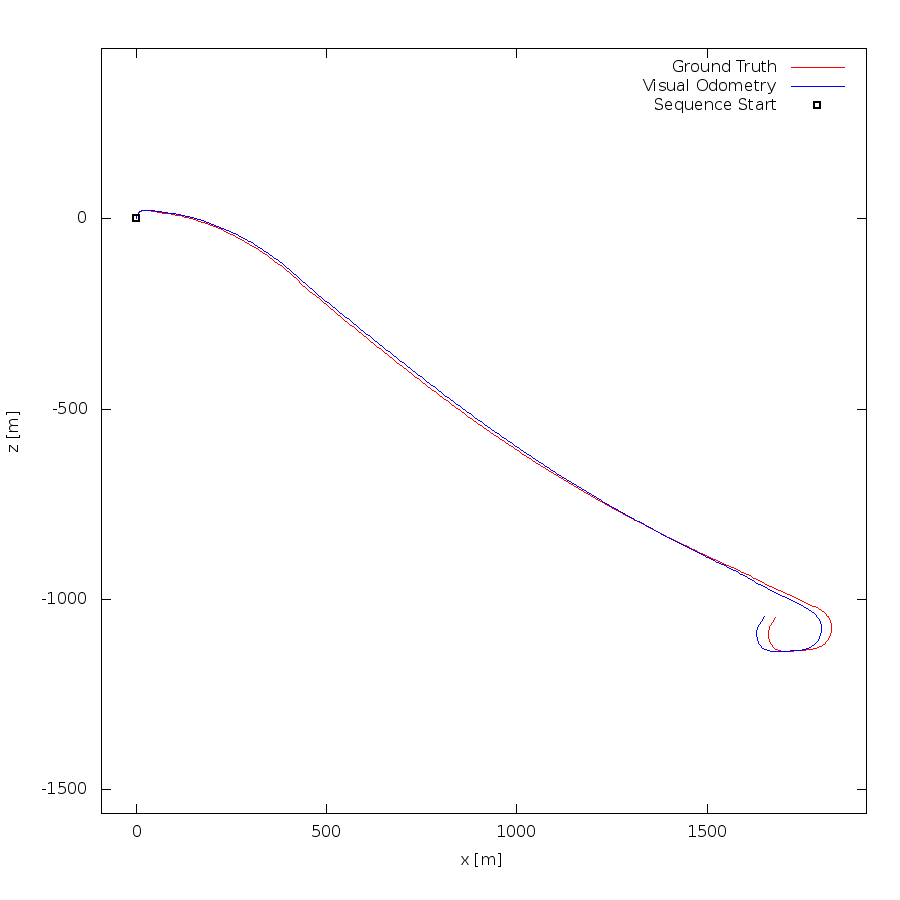

Write gnuplot code to recreate this figure.
set term postscript eps enhanced color
set output "01.eps"
set size ratio -1
set xrange [-91:1919]
set yrange [-1562:447]
set xlabel "x [m]"
set ylabel "z [m]"
plot "01.txt" using 1:2 lc rgb "#FF0000" title 'Ground Truth' w lines,"01.txt" using 3:4 lc rgb "#0000FF" title 'Visual Odometry' w lines,"< head -1 01.txt" using 1:2 lc rgb "#000000" pt 4 ps 1 lw 2 title 'Sequence Start' w points
